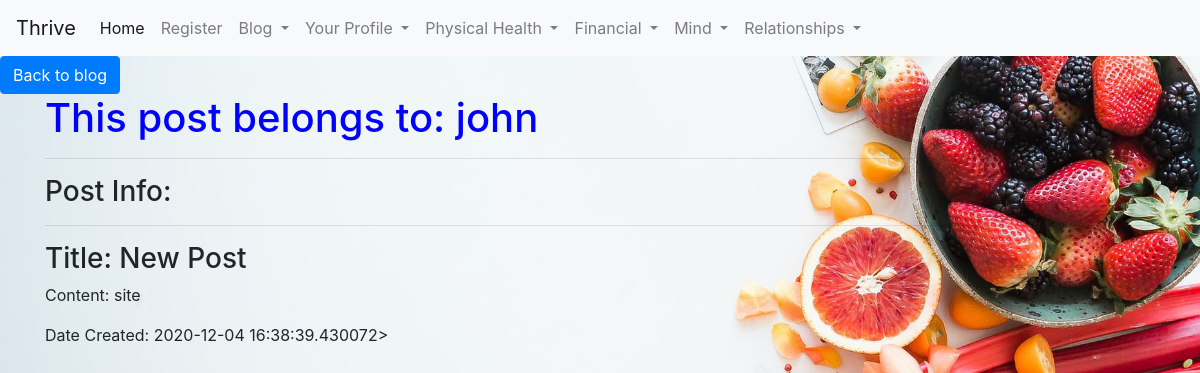
Screenshot of /posts/4 (signed in) with the database file from the repository.
### health_app/models.py (models this page shows, shortened)
class User(db.Model, UserMixin):
    id = db.Column(db.Integer, primary_key = True)
    username = db.Column(db.String(150), nullable = False, unique=True)
    email = db.Column(db.String(150), nullable = False, unique = True)
    password = db.Column(db.String(256), nullable = False)
    post = db.relationship('Post', backref = 'author', lazy = True)

class Post(db.Model):
    id = db.Column(db.Integer, primary_key = True)
    title = db.Column(db.String(100))
    content = db.Column(db.String(300))
    date_created = db.Column(db.DateTime, nullable = False, default = datetime.utcnow)
    user_id = db.Column(db.Integer, db.ForeignKey('user.id'), nullable = False)

### health_app/routes.py (the view)
@app.route('/posts/<int:post_id>')
@login_required
def post_detail(post_id):
    post = Post.query.get_or_404(post_id)
    return render_template('post_detail.html', post = post)

### health_app/models.py (called while the page is built)
@login_manager.user_loader
def load_user(user_id):
    return User.query.get(int(user_id))

### health_app/templates/post_detail.html (shortened to what this page needs)
{% extends 'base.html' %}
{% block content %}
    <a href="{{ url_for('blog') }}">
        <button class="btn btn-primary">Back to blog</button>
    </a>
    <div class="container">
        <h1>This post belongs to: {{ post.author.username }}</h1>
        <hr>
        <h3>Post Info: </h3>
        <hr>
        <h3>Title: {{ post.title }}</h3>
        <p>Content: {{ post.content }}</p>
        <blockquote>Date Created: {{ post.date_created }}></blockquote>
{% endblock content %}

### health_app/static/css/styles.css (style rules this page uses)
h1 { color: blue; }
.body { background-image: url(../css/images/white_space_flip.jpg); height: 100vh; background-position: center; background-repeat: no-repeat; background-size: cover; }

### rows the page displays
User: author.username "john"
Post: title "New Post", content "site", date_created "2020-12-04 16:38:39.430072"
